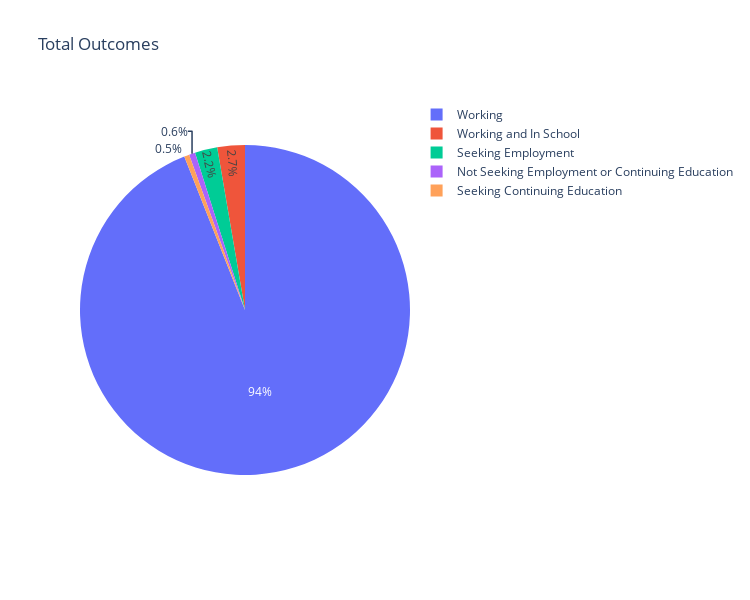

Here is the notebook cell this chart was saved with:
### Markdown cell above
### Total Outcomes

### Code cell
outcome_stats(['Doctorate','Masters','Advanced Certificate', 'Bachelors'], df)

### Figure 1 — Plotly figure (JSON) as saved in the notebook; plotly's stock layout.template omitted (floating-point values rounded to 4 significant figures)
{"data": [{"domain": {"x": [0, 1], "y": [0, 1]}, "hovertemplate": "Outcome=%{label}<br>Count=%{value}<extra></extra>", "labels": ["Working", "Working and In School", "Seeking Employment", "Not Seeking Employment or Continuing Education", "Seeking Continuing Education"], "legendgroup": "", "name": "", "showlegend": true, "type": "pie", "values": [940, 27, 22, 6, 5]}], "layout": {"height": 600, "legend": {"tracegroupgap": 0}, "title": {"text": "Total Outcomes"}, "width": 750}}
